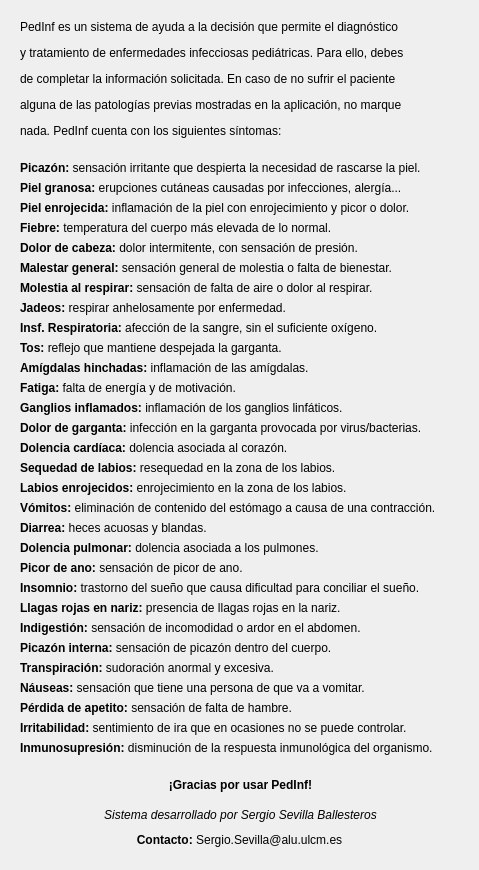
<?xml version="1.0" encoding="UTF-8"?>
<ui version="4.0">
 <class>Dialog</class>
 <widget class="QDialog" name="Dialog">
  <property name="geometry">
   <rect>
    <x>0</x>
    <y>0</y>
    <width>479</width>
    <height>870</height>
   </rect>
  </property>
  <property name="windowTitle">
   <string>PedInf: Ayuda</string>
  </property>
  <property name="windowIcon">
   <iconset>
    <normaloff>favicon.png</normaloff>favicon.png</iconset>
  </property>
  <widget class="QLabel" name="lbl_thanks">
   <property name="geometry">
    <rect>
     <x>10</x>
     <y>770</y>
     <width>461</width>
     <height>31</height>
    </rect>
   </property>
   <property name="text">
    <string>&lt;html&gt;&lt;head/&gt;&lt;body&gt;&lt;p align=&quot;center&quot;&gt;&lt;span style=&quot; font-size:9pt; font-weight:600;&quot;&gt;¡Gracias por usar PedInf!&lt;/span&gt;&lt;/p&gt;&lt;/body&gt;&lt;/html&gt;</string>
   </property>
  </widget>
  <widget class="QLabel" name="lbl_author">
   <property name="geometry">
    <rect>
     <x>10</x>
     <y>800</y>
     <width>461</width>
     <height>31</height>
    </rect>
   </property>
   <property name="text">
    <string>&lt;html&gt;&lt;head/&gt;&lt;body&gt;&lt;p align=&quot;center&quot;&gt;&lt;span style=&quot; font-style:italic;&quot;&gt;Sistema desarrollado por Sergio Sevilla Ballesteros&lt;/span&gt;&lt;/p&gt;&lt;/body&gt;&lt;/html&gt;</string>
   </property>
  </widget>
  <widget class="QLabel" name="lbl_texto">
   <property name="geometry">
    <rect>
     <x>20</x>
     <y>20</y>
     <width>441</width>
     <height>131</height>
    </rect>
   </property>
   <property name="text">
    <string>&lt;html&gt;&lt;head/&gt;&lt;body&gt;&lt;p align=&quot;justify&quot;&gt;PedInf es un sistema de ayuda a la decisión que permite el diagnóstico&lt;/p&gt;&lt;p align=&quot;justify&quot;&gt;y tratamiento de enfermedades infecciosas pediátricas. Para ello, debes&lt;/p&gt;&lt;p align=&quot;justify&quot;&gt;de completar la información solicitada. En caso de no sufrir el paciente &lt;/p&gt;&lt;p align=&quot;justify&quot;&gt;alguna de las patologías previas mostradas en la aplicación, no marque &lt;/p&gt;&lt;p align=&quot;justify&quot;&gt;nada. PedInf cuenta con los siguientes síntomas:&lt;br/&gt;&lt;/p&gt;&lt;/body&gt;&lt;/html&gt;</string>
   </property>
  </widget>
  <widget class="QLabel" name="label_1">
   <property name="geometry">
    <rect>
     <x>20</x>
     <y>160</y>
     <width>441</width>
     <height>16</height>
    </rect>
   </property>
   <property name="text">
    <string>&lt;html&gt;&lt;head/&gt;&lt;body&gt;&lt;p&gt;&lt;span style=&quot; font-weight:600;&quot;&gt;Picazón: &lt;/span&gt;sensación irritante que despierta la necesidad de rascarse la piel.&lt;/p&gt;&lt;/body&gt;&lt;/html&gt;</string>
   </property>
  </widget>
  <widget class="QLabel" name="label_2">
   <property name="geometry">
    <rect>
     <x>20</x>
     <y>180</y>
     <width>441</width>
     <height>16</height>
    </rect>
   </property>
   <property name="text">
    <string>&lt;html&gt;&lt;head/&gt;&lt;body&gt;&lt;p&gt;&lt;span style=&quot; font-weight:600;&quot;&gt;Piel granosa:&lt;/span&gt; erupciones cutáneas causadas por infecciones, alergía...&lt;/p&gt;&lt;/body&gt;&lt;/html&gt;</string>
   </property>
  </widget>
  <widget class="QLabel" name="label_3">
   <property name="geometry">
    <rect>
     <x>20</x>
     <y>200</y>
     <width>431</width>
     <height>16</height>
    </rect>
   </property>
   <property name="text">
    <string>&lt;html&gt;&lt;head/&gt;&lt;body&gt;&lt;p&gt;&lt;span style=&quot; font-weight:600;&quot;&gt;Piel enrojecida:&lt;/span&gt; inflamación de la piel con enrojecimiento y picor o dolor.&lt;/p&gt;&lt;/body&gt;&lt;/html&gt;</string>
   </property>
  </widget>
  <widget class="QLabel" name="label_4">
   <property name="geometry">
    <rect>
     <x>20</x>
     <y>220</y>
     <width>431</width>
     <height>16</height>
    </rect>
   </property>
   <property name="text">
    <string>&lt;html&gt;&lt;head/&gt;&lt;body&gt;&lt;p&gt;&lt;span style=&quot; font-weight:600;&quot;&gt;Fiebre:&lt;/span&gt; temperatura del cuerpo más elevada de lo normal.&lt;/p&gt;&lt;/body&gt;&lt;/html&gt;</string>
   </property>
  </widget>
  <widget class="QLabel" name="label_5">
   <property name="geometry">
    <rect>
     <x>20</x>
     <y>240</y>
     <width>431</width>
     <height>16</height>
    </rect>
   </property>
   <property name="text">
    <string>&lt;html&gt;&lt;head/&gt;&lt;body&gt;&lt;p&gt;&lt;span style=&quot; font-weight:600;&quot;&gt;Dolor de cabeza:&lt;/span&gt; dolor intermitente, con sensación de presión.&lt;/p&gt;&lt;/body&gt;&lt;/html&gt;</string>
   </property>
  </widget>
  <widget class="QLabel" name="label_6">
   <property name="geometry">
    <rect>
     <x>20</x>
     <y>260</y>
     <width>431</width>
     <height>16</height>
    </rect>
   </property>
   <property name="text">
    <string>&lt;html&gt;&lt;head/&gt;&lt;body&gt;&lt;p&gt;&lt;span style=&quot; font-weight:600;&quot;&gt;Malestar general:&lt;/span&gt; sensación general de molestia o falta de bienestar.&lt;/p&gt;&lt;/body&gt;&lt;/html&gt;</string>
   </property>
  </widget>
  <widget class="QLabel" name="label_7">
   <property name="geometry">
    <rect>
     <x>20</x>
     <y>280</y>
     <width>431</width>
     <height>16</height>
    </rect>
   </property>
   <property name="text">
    <string>&lt;html&gt;&lt;head/&gt;&lt;body&gt;&lt;p&gt;&lt;span style=&quot; font-weight:600;&quot;&gt;Molestia al respirar: &lt;/span&gt;sensación de falta de aire o dolor al respirar.&lt;/p&gt;&lt;/body&gt;&lt;/html&gt;</string>
   </property>
  </widget>
  <widget class="QLabel" name="label_8">
   <property name="geometry">
    <rect>
     <x>20</x>
     <y>300</y>
     <width>431</width>
     <height>16</height>
    </rect>
   </property>
   <property name="text">
    <string>&lt;html&gt;&lt;head/&gt;&lt;body&gt;&lt;p&gt;&lt;span style=&quot; font-weight:600;&quot;&gt;Jadeos:&lt;/span&gt; respirar anhelosamente por enfermedad.&lt;/p&gt;&lt;/body&gt;&lt;/html&gt;</string>
   </property>
  </widget>
  <widget class="QLabel" name="label_9">
   <property name="geometry">
    <rect>
     <x>20</x>
     <y>320</y>
     <width>431</width>
     <height>16</height>
    </rect>
   </property>
   <property name="text">
    <string>&lt;html&gt;&lt;head/&gt;&lt;body&gt;&lt;p&gt;&lt;span style=&quot; font-weight:600;&quot;&gt;Insf. Respiratoria:&lt;/span&gt; afección de la sangre, sin el suficiente oxígeno.&lt;/p&gt;&lt;/body&gt;&lt;/html&gt;</string>
   </property>
  </widget>
  <widget class="QLabel" name="label_10">
   <property name="geometry">
    <rect>
     <x>20</x>
     <y>340</y>
     <width>431</width>
     <height>16</height>
    </rect>
   </property>
   <property name="text">
    <string>&lt;html&gt;&lt;head/&gt;&lt;body&gt;&lt;p&gt;&lt;span style=&quot; font-weight:600;&quot;&gt;Tos:&lt;/span&gt; reflejo que mantiene despejada la garganta.&lt;/p&gt;&lt;/body&gt;&lt;/html&gt;</string>
   </property>
  </widget>
  <widget class="QLabel" name="label_11">
   <property name="geometry">
    <rect>
     <x>20</x>
     <y>360</y>
     <width>431</width>
     <height>16</height>
    </rect>
   </property>
   <property name="text">
    <string>&lt;html&gt;&lt;head/&gt;&lt;body&gt;&lt;p&gt;&lt;span style=&quot; font-weight:600;&quot;&gt;Amígdalas hinchadas: &lt;/span&gt;inflamación de las amígdalas.&lt;/p&gt;&lt;/body&gt;&lt;/html&gt;</string>
   </property>
  </widget>
  <widget class="QLabel" name="label_12">
   <property name="geometry">
    <rect>
     <x>20</x>
     <y>380</y>
     <width>431</width>
     <height>16</height>
    </rect>
   </property>
   <property name="text">
    <string>&lt;html&gt;&lt;head/&gt;&lt;body&gt;&lt;p&gt;&lt;span style=&quot; font-weight:600;&quot;&gt;Fatiga:&lt;/span&gt; falta de energía y de motivación.&lt;/p&gt;&lt;/body&gt;&lt;/html&gt;</string>
   </property>
  </widget>
  <widget class="QLabel" name="label_13">
   <property name="geometry">
    <rect>
     <x>20</x>
     <y>400</y>
     <width>431</width>
     <height>16</height>
    </rect>
   </property>
   <property name="text">
    <string>&lt;html&gt;&lt;head/&gt;&lt;body&gt;&lt;p&gt;&lt;span style=&quot; font-weight:600;&quot;&gt;Ganglios inflamados:&lt;/span&gt; inflamación de los ganglios linfáticos.&lt;/p&gt;&lt;/body&gt;&lt;/html&gt;</string>
   </property>
  </widget>
  <widget class="QLabel" name="label_14">
   <property name="geometry">
    <rect>
     <x>20</x>
     <y>420</y>
     <width>451</width>
     <height>16</height>
    </rect>
   </property>
   <property name="text">
    <string>&lt;html&gt;&lt;head/&gt;&lt;body&gt;&lt;p&gt;&lt;span style=&quot; font-weight:600;&quot;&gt;Dolor de garganta:&lt;/span&gt; infección en la garganta provocada por virus/bacterias.&lt;/p&gt;&lt;/body&gt;&lt;/html&gt;</string>
   </property>
  </widget>
  <widget class="QLabel" name="label_15">
   <property name="geometry">
    <rect>
     <x>20</x>
     <y>440</y>
     <width>431</width>
     <height>16</height>
    </rect>
   </property>
   <property name="text">
    <string>&lt;html&gt;&lt;head/&gt;&lt;body&gt;&lt;p&gt;&lt;span style=&quot; font-weight:600;&quot;&gt;Dolencia cardíaca:&lt;/span&gt; dolencia asociada al corazón.&lt;/p&gt;&lt;/body&gt;&lt;/html&gt;</string>
   </property>
  </widget>
  <widget class="QLabel" name="label_16">
   <property name="geometry">
    <rect>
     <x>20</x>
     <y>460</y>
     <width>431</width>
     <height>16</height>
    </rect>
   </property>
   <property name="text">
    <string>&lt;html&gt;&lt;head/&gt;&lt;body&gt;&lt;p&gt;&lt;span style=&quot; font-weight:600;&quot;&gt;Sequedad de labios: &lt;/span&gt;resequedad en la zona de los labios.&lt;/p&gt;&lt;/body&gt;&lt;/html&gt;</string>
   </property>
  </widget>
  <widget class="QLabel" name="label_17">
   <property name="geometry">
    <rect>
     <x>20</x>
     <y>480</y>
     <width>431</width>
     <height>16</height>
    </rect>
   </property>
   <property name="text">
    <string>&lt;html&gt;&lt;head/&gt;&lt;body&gt;&lt;p&gt;&lt;span style=&quot; font-weight:600;&quot;&gt;Labios enrojecidos: &lt;/span&gt;enrojecimiento en la zona de los labios.&lt;/p&gt;&lt;/body&gt;&lt;/html&gt;</string>
   </property>
  </widget>
  <widget class="QLabel" name="label_18">
   <property name="geometry">
    <rect>
     <x>20</x>
     <y>500</y>
     <width>451</width>
     <height>16</height>
    </rect>
   </property>
   <property name="text">
    <string>&lt;html&gt;&lt;head/&gt;&lt;body&gt;&lt;p&gt;&lt;span style=&quot; font-weight:600;&quot;&gt;Vómitos:&lt;/span&gt; eliminación de contenido del estómago a causa de una contracción.&lt;/p&gt;&lt;/body&gt;&lt;/html&gt;</string>
   </property>
  </widget>
  <widget class="QLabel" name="label_19">
   <property name="geometry">
    <rect>
     <x>20</x>
     <y>520</y>
     <width>431</width>
     <height>16</height>
    </rect>
   </property>
   <property name="text">
    <string>&lt;html&gt;&lt;head/&gt;&lt;body&gt;&lt;p&gt;&lt;span style=&quot; font-weight:600;&quot;&gt;Diarrea:&lt;/span&gt; heces acuosas y blandas.&lt;/p&gt;&lt;/body&gt;&lt;/html&gt;</string>
   </property>
  </widget>
  <widget class="QLabel" name="label_20">
   <property name="geometry">
    <rect>
     <x>20</x>
     <y>540</y>
     <width>431</width>
     <height>16</height>
    </rect>
   </property>
   <property name="text">
    <string>&lt;html&gt;&lt;head/&gt;&lt;body&gt;&lt;p&gt;&lt;span style=&quot; font-weight:600;&quot;&gt;Dolencia pulmonar: &lt;/span&gt;dolencia asociada a los pulmones.&lt;/p&gt;&lt;/body&gt;&lt;/html&gt;</string>
   </property>
  </widget>
  <widget class="QLabel" name="label_21">
   <property name="geometry">
    <rect>
     <x>20</x>
     <y>560</y>
     <width>431</width>
     <height>16</height>
    </rect>
   </property>
   <property name="text">
    <string>&lt;html&gt;&lt;head/&gt;&lt;body&gt;&lt;p align=&quot;justify&quot;&gt;&lt;span style=&quot; font-weight:600;&quot;&gt;Picor de ano: &lt;/span&gt;sensación de picor de ano.&lt;/p&gt;&lt;/body&gt;&lt;/html&gt;</string>
   </property>
  </widget>
  <widget class="QLabel" name="label_22">
   <property name="geometry">
    <rect>
     <x>20</x>
     <y>580</y>
     <width>441</width>
     <height>16</height>
    </rect>
   </property>
   <property name="text">
    <string>&lt;html&gt;&lt;head/&gt;&lt;body&gt;&lt;p&gt;&lt;span style=&quot; font-weight:600;&quot;&gt;Insomnio:&lt;/span&gt; trastorno del sueño que causa dificultad para conciliar el sueño.&lt;/p&gt;&lt;/body&gt;&lt;/html&gt;</string>
   </property>
  </widget>
  <widget class="QLabel" name="label_23">
   <property name="geometry">
    <rect>
     <x>20</x>
     <y>600</y>
     <width>431</width>
     <height>16</height>
    </rect>
   </property>
   <property name="text">
    <string>&lt;html&gt;&lt;head/&gt;&lt;body&gt;&lt;p&gt;&lt;span style=&quot; font-weight:600;&quot;&gt;Llagas rojas en nariz:&lt;/span&gt; presencia de llagas rojas en la nariz.&lt;/p&gt;&lt;/body&gt;&lt;/html&gt;</string>
   </property>
  </widget>
  <widget class="QLabel" name="label_24">
   <property name="geometry">
    <rect>
     <x>20</x>
     <y>620</y>
     <width>431</width>
     <height>16</height>
    </rect>
   </property>
   <property name="text">
    <string>&lt;html&gt;&lt;head/&gt;&lt;body&gt;&lt;p&gt;&lt;span style=&quot; font-weight:600;&quot;&gt;Indigestión:&lt;/span&gt; sensación de incomodidad o ardor en el abdomen.&lt;/p&gt;&lt;/body&gt;&lt;/html&gt;</string>
   </property>
  </widget>
  <widget class="QLabel" name="label_25">
   <property name="geometry">
    <rect>
     <x>20</x>
     <y>640</y>
     <width>431</width>
     <height>16</height>
    </rect>
   </property>
   <property name="text">
    <string>&lt;html&gt;&lt;head/&gt;&lt;body&gt;&lt;p&gt;&lt;span style=&quot; font-weight:600;&quot;&gt;Picazón interna: &lt;/span&gt;sensación de picazón dentro del cuerpo.&lt;/p&gt;&lt;/body&gt;&lt;/html&gt;</string>
   </property>
  </widget>
  <widget class="QLabel" name="label_26">
   <property name="geometry">
    <rect>
     <x>20</x>
     <y>660</y>
     <width>431</width>
     <height>16</height>
    </rect>
   </property>
   <property name="text">
    <string>&lt;html&gt;&lt;head/&gt;&lt;body&gt;&lt;p&gt;&lt;span style=&quot; font-weight:600;&quot;&gt;Transpiración:&lt;/span&gt; sudoración anormal y excesiva.&lt;/p&gt;&lt;/body&gt;&lt;/html&gt;</string>
   </property>
  </widget>
  <widget class="QLabel" name="label_27">
   <property name="geometry">
    <rect>
     <x>20</x>
     <y>680</y>
     <width>431</width>
     <height>16</height>
    </rect>
   </property>
   <property name="text">
    <string>&lt;html&gt;&lt;head/&gt;&lt;body&gt;&lt;p&gt;&lt;span style=&quot; font-weight:600;&quot;&gt;Náuseas: &lt;/span&gt;sensación que tiene una persona de que va a vomitar.&lt;/p&gt;&lt;/body&gt;&lt;/html&gt;</string>
   </property>
  </widget>
  <widget class="QLabel" name="label_28">
   <property name="geometry">
    <rect>
     <x>20</x>
     <y>700</y>
     <width>431</width>
     <height>16</height>
    </rect>
   </property>
   <property name="text">
    <string>&lt;html&gt;&lt;head/&gt;&lt;body&gt;&lt;p&gt;&lt;span style=&quot; font-weight:600;&quot;&gt;Pérdida de apetito: &lt;/span&gt;sensación de falta de hambre.&lt;/p&gt;&lt;/body&gt;&lt;/html&gt;</string>
   </property>
  </widget>
  <widget class="QLabel" name="label_29">
   <property name="geometry">
    <rect>
     <x>20</x>
     <y>720</y>
     <width>431</width>
     <height>16</height>
    </rect>
   </property>
   <property name="text">
    <string>&lt;html&gt;&lt;head/&gt;&lt;body&gt;&lt;p&gt;&lt;span style=&quot; font-weight:600;&quot;&gt;Irritabilidad:&lt;/span&gt; sentimiento de ira que en ocasiones no se puede controlar.&lt;/p&gt;&lt;/body&gt;&lt;/html&gt;</string>
   </property>
  </widget>
  <widget class="QLabel" name="label_30">
   <property name="geometry">
    <rect>
     <x>20</x>
     <y>740</y>
     <width>451</width>
     <height>16</height>
    </rect>
   </property>
   <property name="text">
    <string>&lt;html&gt;&lt;head/&gt;&lt;body&gt;&lt;p&gt;&lt;span style=&quot; font-weight:600;&quot;&gt;Inmunosupresión: &lt;/span&gt;disminución de la respuesta inmunológica del organismo.&lt;/p&gt;&lt;/body&gt;&lt;/html&gt;</string>
   </property>
  </widget>
  <widget class="QLabel" name="lbl_mail">
   <property name="geometry">
    <rect>
     <x>14</x>
     <y>830</y>
     <width>451</width>
     <height>20</height>
    </rect>
   </property>
   <property name="text">
    <string>&lt;html&gt;&lt;head/&gt;&lt;body&gt;&lt;p align=&quot;center&quot;&gt;&lt;span style=&quot; font-weight:600;&quot;&gt;Contacto:&lt;/span&gt; Sergio.Sevilla@alu.ulcm.es&lt;/p&gt;&lt;/body&gt;&lt;/html&gt;</string>
   </property>
  </widget>
 </widget>
 <resources/>
 <connections/>
</ui>
